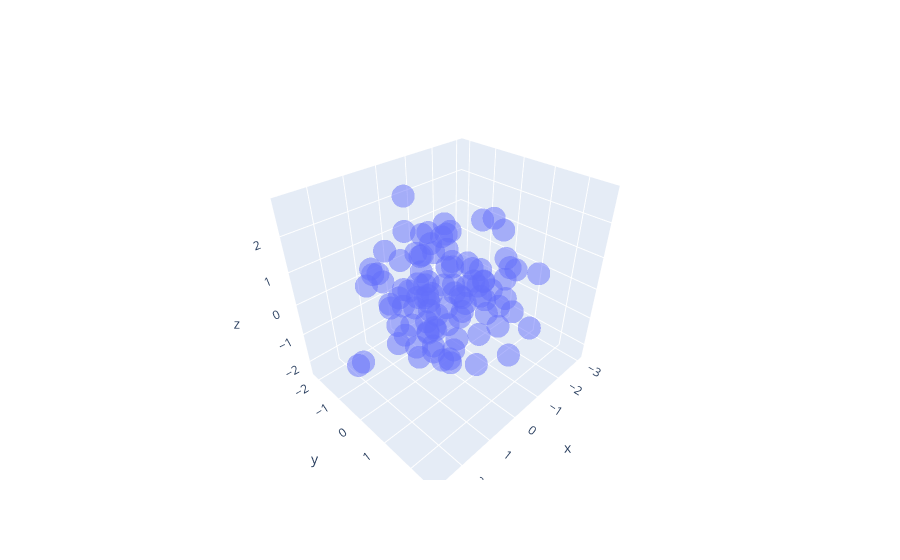

The cell this chart's notebook holds for it:
### Code cell
import plotly.graph_objects as go
from numpy.random import normal 

N = 100 
x, y, z = normal(size=N), normal(size=N), normal(size=N)
fig2 = go.Figure(data=[go.Scatter3d(x=x, y=y, z=z,mode='markers',  
        marker=dict(size=8,opacity=0.5), name="data" ) ])
fig2.show()
